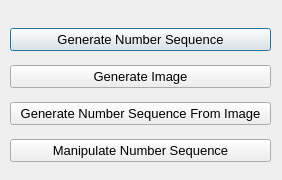
<?xml version="1.0" encoding="UTF-8"?>
<ui version="4.0">
 <class>DMain</class>
 <widget class="QDialog" name="DMain">
  <property name="geometry">
   <rect>
    <x>0</x>
    <y>0</y>
    <width>282</width>
    <height>180</height>
   </rect>
  </property>
  <property name="windowTitle">
   <string>Main</string>
  </property>
  <property name="windowIcon">
   <iconset>
    <normaloff>../logo.png</normaloff>../logo.png</iconset>
  </property>
  <widget class="QWidget" name="layoutWidget">
   <property name="geometry">
    <rect>
     <x>10</x>
     <y>20</y>
     <width>261</width>
     <height>151</height>
    </rect>
   </property>
   <layout class="QVBoxLayout" name="verticalLayout">
    <item>
     <widget class="QPushButton" name="pushButtonGenNumSeq">
      <property name="font">
       <font>
        <pointsize>10</pointsize>
       </font>
      </property>
      <property name="text">
       <string>Generate Number Sequence</string>
      </property>
     </widget>
    </item>
    <item>
     <widget class="QPushButton" name="pushButtonGenImg">
      <property name="font">
       <font>
        <pointsize>10</pointsize>
       </font>
      </property>
      <property name="text">
       <string>Generate Image</string>
      </property>
     </widget>
    </item>
    <item>
     <widget class="QPushButton" name="pushButtonGenNumSeqFromImg">
      <property name="font">
       <font>
        <pointsize>10</pointsize>
       </font>
      </property>
      <property name="text">
       <string>Generate Number Sequence From Image</string>
      </property>
     </widget>
    </item>
    <item>
     <widget class="QPushButton" name="pushButtonManNumSeq">
      <property name="font">
       <font>
        <pointsize>10</pointsize>
       </font>
      </property>
      <property name="text">
       <string>Manipulate Number Sequence</string>
      </property>
     </widget>
    </item>
   </layout>
  </widget>
 </widget>
 <resources/>
 <connections>
  <connection>
   <sender>pushButtonGenNumSeq</sender>
   <signal>clicked()</signal>
   <receiver>DMain</receiver>
   <slot>close()</slot>
   <hints>
    <hint type="sourcelabel">
     <x>178</x>
     <y>38</y>
    </hint>
    <hint type="destinationlabel">
     <x>162</x>
     <y>3</y>
    </hint>
   </hints>
  </connection>
  <connection>
   <sender>pushButtonGenImg</sender>
   <signal>clicked()</signal>
   <receiver>DMain</receiver>
   <slot>close()</slot>
   <hints>
    <hint type="sourcelabel">
     <x>113</x>
     <y>78</y>
    </hint>
    <hint type="destinationlabel">
     <x>274</x>
     <y>52</y>
    </hint>
   </hints>
  </connection>
  <connection>
   <sender>pushButtonGenNumSeqFromImg</sender>
   <signal>clicked()</signal>
   <receiver>DMain</receiver>
   <slot>close()</slot>
   <hints>
    <hint type="sourcelabel">
     <x>193</x>
     <y>115</y>
    </hint>
    <hint type="destinationlabel">
     <x>288</x>
     <y>121</y>
    </hint>
   </hints>
  </connection>
  <connection>
   <sender>pushButtonManNumSeq</sender>
   <signal>clicked()</signal>
   <receiver>DMain</receiver>
   <slot>close()</slot>
   <hints>
    <hint type="sourcelabel">
     <x>113</x>
     <y>151</y>
    </hint>
    <hint type="destinationlabel">
     <x>229</x>
     <y>177</y>
    </hint>
   </hints>
  </connection>
 </connections>
</ui>
